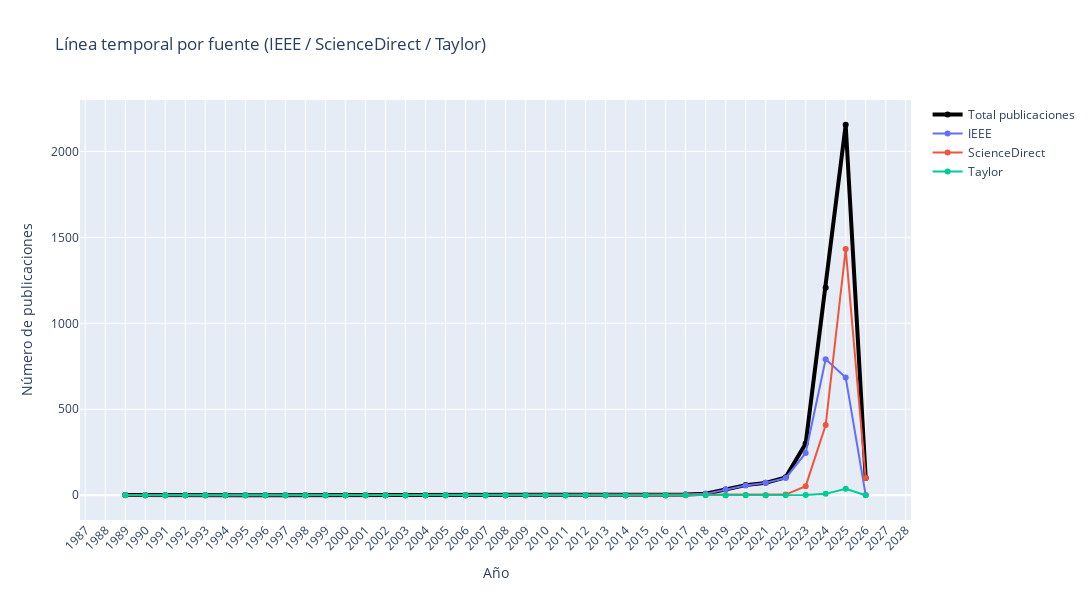

Notebook source saved alongside this figure:
### Code cell
# Línea temporal por fuente: lee los .bib de las carpetas descargas/ieee, descargas/sciencedirect, descargas/springer
import pandas as pd
import bibtexparser
import plotly.graph_objects as go
import plotly.express as px
from pathlib import Path
from itertools import cycle
import re

OUT_DIR = Path('outputs')
OUT_DIR.mkdir(parents=True, exist_ok=True)

# Mapeo de nombres de fuente -> carpeta relativa (en la raíz del proyecto)
SOURCES = {
    'IEEE': Path('../../descargas/ieee/'),
    'ScienceDirect': Path('../../descargas/sciencedirect/'),
    'Taylor': Path('../../descargas/springer/')
}

# regex simple para extraer años cuando el campo 'year' no esté presente
year_re = re.compile(r'\b(19|20)\d{2}\b')

# recolectar conteos por año para cada fuente
source_counts = {}
min_year = None
max_year = None
for name, folder in SOURCES.items():
    counts = {}
    if not folder.exists():
        print(f'Advertencia: carpeta {folder} no encontrada para fuente {name}. Se tratará como vacía.')
        source_counts[name] = counts
        continue
    for bibf in folder.glob('*.bib'):
        try:
            text = bibf.read_text(encoding='utf-8', errors='ignore')
            db = bibtexparser.loads(text)
            for entry in db.entries:
                y = entry.get('year','').strip() if entry.get('year') else ''
                if not y:
                    # intentar buscar año en otros campos o texto bruto
                    raw_text = ' '.join([str(v) for v in entry.values()])
                    m = year_re.search(raw_text)
                    if m:
                        y = m.group(0)
                try:
                    yi = int(y)
                except Exception:
                    continue
                counts[yi] = counts.get(yi, 0) + 1
                if min_year is None or yi < min_year:
                    min_year = yi
                if max_year is None or yi > max_year:
                    max_year = yi
        except Exception as e:
            print('Error leyendo', bibf, ':', e)
    source_counts[name] = counts

# Si no se encontró ningún año, abortar con aviso
if min_year is None:
    print('No se encontraron años válidos en las fuentes especificadas. Verifica los .bib en descargas/.')
else:
    YEARS = list(range(min_year, max_year + 1))
    df = pd.DataFrame(index=YEARS)
    for name, counts in source_counts.items():
        df[name] = [counts.get(y, 0) for y in YEARS]
    df['Total'] = df.sum(axis=1)

    # Gráfica con Plotly (Total + fuentes)
    palette = px.colors.qualitative.Plotly
    color_cycle = cycle(palette)
    fig = go.Figure()
    fig.add_trace(go.Scatter(x=YEARS, y=df['Total'].values, mode='lines+markers', name='Total publicaciones', line=dict(width=4, color='black')))
    for col in df.columns.drop('Total'):
        color = next(color_cycle)
        fig.add_trace(go.Scatter(x=YEARS, y=df[col].values, mode='lines+markers', name=col, line=dict(width=2, color=color)))

    fig.update_layout(title='Línea temporal por fuente (IEEE / ScienceDirect / Taylor)', xaxis_title='Año', yaxis_title='Número de publicaciones', width=1200, height=600, legend=dict(orientation='v', x=1.02, y=1))
    if len(YEARS) > 15:
        fig.update_xaxes(tickangle=-45, dtick=1)
    else:
        fig.update_xaxes(dtick=1)
    fig.show()

    # Guardar salidas (PNG/PDF) o HTML como fallback
    out_png = OUT_DIR / 'linea_tiempo_by_source.png'
    out_pdf = OUT_DIR / 'linea_tiempo_by_source.pdf'
    saved = False
    try:
        fig.write_image(str(out_png), format='png', engine='kaleido', width=1200, height=600, scale=2)
        try:
            from PIL import Image
            im = Image.open(out_png).convert('RGB')
            im.save(out_pdf, 'PDF', resolution=300)
            print('Guardado (PNG -> PDF):', out_png, out_pdf)
            saved = True
        except Exception as e:
            print('PNG guardado pero fallo conversión a PDF por Pillow:', e)
            saved = True
    except Exception as e:
        print('No se pudo exportar PNG con kaleido:', e)
    if not saved:
        try:
            fig.write_html(OUT_DIR / 'linea_tiempo_by_source.html')
            print('Exportado a HTML interactivo como fallback')
        except Exception as e:
            print('Falló exportación de la figura:', e)

    print('Series mostradas (incluye Total):', len(df.columns))

### Figure 1 — Plotly figure (JSON) as saved in the notebook; plotly's stock layout.template omitted (floating-point values rounded to 4 significant figures)
{"data": [{"line": {"color": "black", "width": 4}, "mode": "lines+markers", "name": "Total publicaciones", "type": "scatter", "x": [1989, 1990, 1991, 1992, 1993, 1994, 1995, 1996, 1997, 1998, 1999, 2000, 2001, 2002, 2003, 2004, 2005, 2006, 2007, 2008, 2009, 2010, 2011, 2012, 2013, 2014, 2015, 2016, 2017, 2018, 2019, 2020, 2021, 2022, 2023, 2024, 2025, 2026], "y": [1, 0, 0, 0, 0, 0, 0, 0, 0, 0, 0, 0, 0, 0, 0, 0, 0, 0, 0, 0, 0, 0, 0, 0, 0, 0, 1, 0, 4, 9, 34, 59, 72, 104, 301, 1207, 2155, 101]}, {"line": {"color": "#636EFA", "width": 2}, "mode": "lines+markers", "name": "IEEE", "type": "scatter", "x": [1989, 1990, 1991, 1992, 1993, 1994, 1995, 1996, 1997, 1998, 1999, 2000, 2001, 2002, 2003, 2004, 2005, 2006, 2007, 2008, 2009, 2010, 2011, 2012, 2013, 2014, 2015, 2016, 2017, 2018, 2019, 2020, 2021, 2022, 2023, 2024, 2025, 2026], "y": [1, 0, 0, 0, 0, 0, 0, 0, 0, 0, 0, 0, 0, 0, 0, 0, 0, 0, 0, 0, 0, 0, 0, 0, 0, 0, 1, 0, 4, 8, 34, 57, 72, 100, 246, 791, 685, 1]}, {"line": {"color": "#EF553B", "width": 2}, "mode": "lines+markers", "name": "ScienceDirect", "type": "scatter", "x": [1989, 1990, 1991, 1992, 1993, 1994, 1995, 1996, 1997, 1998, 1999, 2000, 2001, 2002, 2003, 2004, 2005, 2006, 2007, 2008, 2009, 2010, 2011, 2012, 2013, 2014, 2015, 2016, 2017, 2018, 2019, 2020, 2021, 2022, 2023, 2024, 2025, 2026], "y": [0, 0, 0, 0, 0, 0, 0, 0, 0, 0, 0, 0, 0, 0, 0, 0, 0, 0, 0, 0, 0, 0, 0, 0, 0, 0, 0, 0, 0, 1, 0, 2, 0, 4, 53, 408, 1432, 100]}, {"line": {"color": "#00CC96", "width": 2}, "mode": "lines+markers", "name": "Taylor", "type": "scatter", "x": [1989, 1990, 1991, 1992, 1993, 1994, 1995, 1996, 1997, 1998, 1999, 2000, 2001, 2002, 2003, 2004, 2005, 2006, 2007, 2008, 2009, 2010, 2011, 2012, 2013, 2014, 2015, 2016, 2017, 2018, 2019, 2020, 2021, 2022, 2023, 2024, 2025, 2026], "y": [0, 0, 0, 0, 0, 0, 0, 0, 0, 0, 0, 0, 0, 0, 0, 0, 0, 0, 0, 0, 0, 0, 0, 0, 0, 0, 0, 0, 0, 0, 0, 0, 0, 0, 2, 8, 38, 0]}], "layout": {"height": 600, "legend": {"orientation": "v", "x": 1.02, "y": 1}, "title": {"text": "Línea temporal por fuente (IEEE / ScienceDirect / Taylor)"}, "width": 1200, "xaxis": {"dtick": 1, "tickangle": -45, "title": {"text": "Año"}}, "yaxis": {"title": {"text": "Número de publicaciones"}}}}
